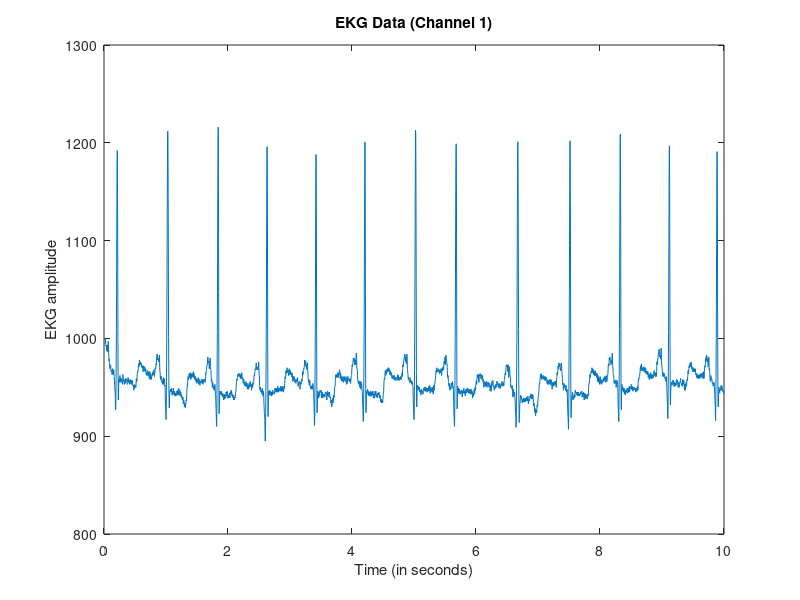

Here is the MATLAB script that generated this plot:
%This was written by JB at jamdatajam on Youtube
%Walkthrough is here: https://youtu.be/zXBfR2mtr4E
%This script tests the feasibility of of importing raw ECG/EKG tracing data
%into MATLAB for processing

%clear stuff
clf
clear
clc

%Load the ECG/EKG data
EKG = load('100m.mat')

EKG_1 = EKG.val(1,:);
EKG_2 = EKG.val(2,:);

%time step vector
ts = (0:10/length(EKG_1):10-10/length(EKG_1));

%plot data
plot(ts, EKG_1)
hold on;

title('EKG Data (Channel 1)')
xlabel('Time (in seconds)')
ylabel('EKG amplitude')

%[PkAmp, PkTime] = findpeaks(Displacement)
[PkAmp, PkTime] = findpeaks(EKG_1, 'MinPeakHeight', 1100);
Actual_Time = PkTime/length(EKG_1);